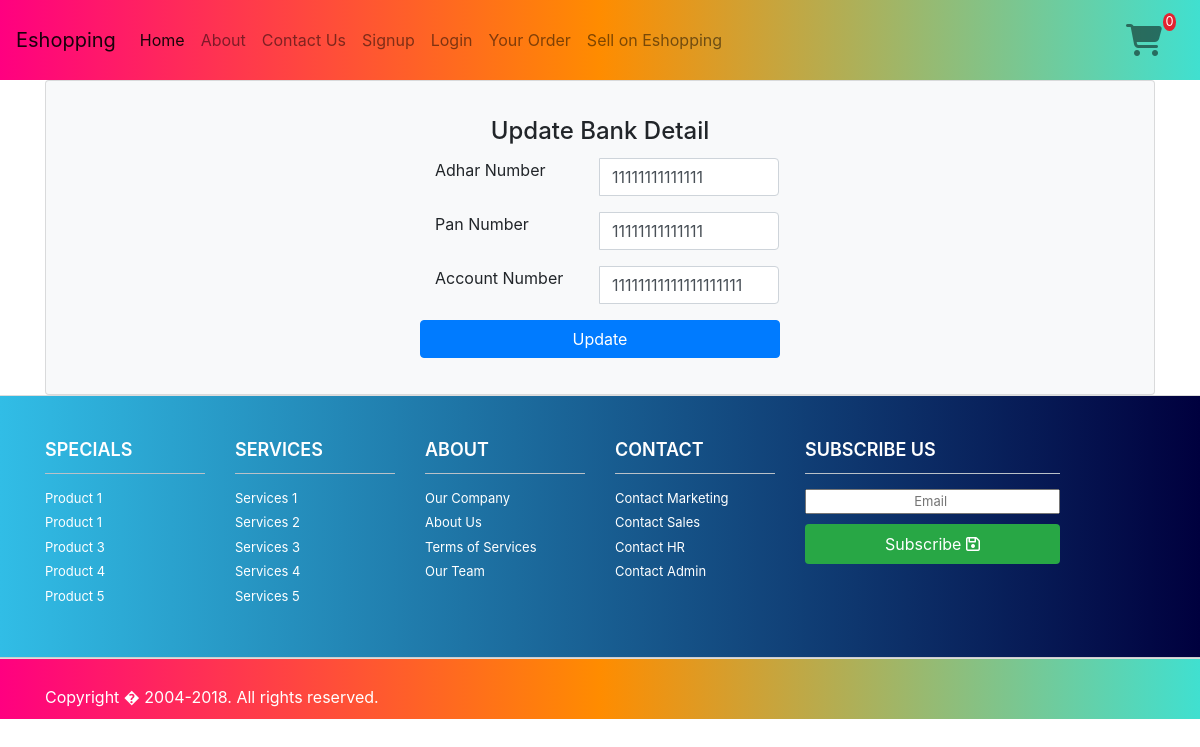
The page /a1/bankup/2 on the database its author committed.
### a1/models.py (models this page shows, shortened)
class BankDetail(models.Model):
    user=models.OneToOneField(UserProfile,on_delete=models.CASCADE,related_name="bank")
    adhar_no=models.CharField(max_length=14)
    pan_no=models.CharField(max_length=14)
    account_no=models.CharField(max_length=20)

### a1/views.py (the view)
# urls.py: path('bankup/<int:pk>',views.BankDetailUpdateView.as_view(),name='bankup'),
class BankDetailUpdateView(SuccessMessageMixin,UpdateView):
    model=BankDetail
    fields=['adhar_no','pan_no','account_no']
    success_message = "bank detail is updated"
    def get_context_data(self,**kwargs):
        context=super().get_context_data(**kwargs)
        context['heading']= 'update'
        return context

### a1/context_processors.py (called while the page is built)
def func1(request):
    try:
        user_profile=UserProfile.objects.get(username=request.user.username)
        cart7=CartVariable.objects.get_or_create(user_id=user_profile.user_ptr_id)[0]
        return {'qty':cart7.total_qty}
    except:
        return {'qty':0}

### templates/a1/bankdetail_form.html (shortened to what this page needs)
{% extends "a1/base.html" %}
{% load widget_tweaks %}
{% block content %}
<div class="container">
    <div class="card bg-light">
    <article class="card-body mx-auto" style="max-width: 400px;">
        {% if heading == 'create' %}
        <h4 class="card-title mt-3 text-center">Create Bank Detail</h4>
        {% else %}
        <h4 class="card-title mt-3 text-center">Update Bank Detail</h4>
        {% endif %}
        <form method="post">
        <div class="form-group input-group">
            <div class="input-group-prepend col-md-6">
                <label for="id_adhar_no" >Adhar Number</label>
             </div>
            {% render_field form.adhar_no class="form-control col-md-6" %}
        </div>
        <div class="form-group input-group">
            <div class="input-group-prepend col-md-6">
                <label for="id_pan_no">Pan Number</label>
             </div>
            {% render_field form.pan_no class="form-control col-md-6"  %}
        </div>
        <div class="form-group input-group">
            <div class="input-group-prepend col-md-6">
                <label for="id_account_no">Account Number</label>
             </div>
            {% render_field form.account_no class="form-control col-md-6" %}
        </div>
        {% if heading == 'create' %}
        <div class="form-group">
            <button type="submit" class="btn btn-primary btn-block"> Create  </button>
        </div>
        {% else %}
        <div class="form-group">
            <button type="submit" class="btn btn-primary btn-block"> Update </button>
        </div>
        {% endif %}
    </form>
</div>
</div>
{% endblock %}

### rows shown on the page
BankDetail: adhar_no "11111111111111", pan_no "11111111111111", account_no "11111111111111111111"
